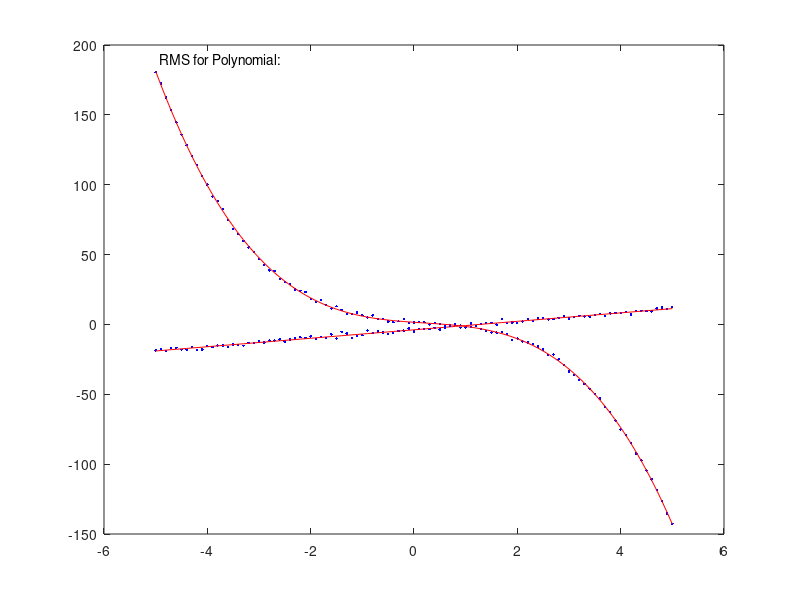

Source code (MATLAB):
%CO02 Gareth Everton

tic %Start MATLAB timer

%Exercise 3: Curve Fitting


function y = lin(x, a, b)
    y = a + b * x;
end

function [a, b] = linearCurveFit(x, y)
    N = length(x);
    if length(y) ~= N
        error("Input arrays of unequal length");
    end

    %zero - intialize variables
    sumX = 0;
    sumY = 0;
    sumXsq = 0;
    sumXY = 0;

    %calculate sums over the ranges
    for i = 1: N
        sumX =sumX + x(i);
        sumY = sumY + y(i);
        sumXsq = sumXsq + x(i).^2;
        sumXY = sumXY + (x(i) * y(i));
    end

    %create the matrix from the required sums
    matX = [N, sumX; sumX, sumXsq];
    vecY = [sumY; sumXY];

    vecA = matX\vecY; %Perform matrix back multiplation using matlab \ operator

    %assign return values from answer vector
    a = vecA(1);
    b = vecA(2);
end

%helper function to calcualte rms errors
function r = calculateRMS(y, yFit)

    rSq = 0; %zero intialize variables

    for i = 1 : length(y)
    rSq = rSq + (yFit(i) - y(i)).^2; %perform the sum squares
    end

    r = rSq.^0.5; %root the return value at the end
end


function linearFitExecution(fileID, x, y)

    %run linear fit on x and y values
    [a, b] = linearCurveFit(x, y);

    yFit = zeros(1, length(x)); %Pre allocate for memory performance

    for i = 1 : length(x)
        yFit(i) = lin(x(i), a, b); %Use helper function lin to create fitted values for the straight line
    end

    r = calculateRMS(y, yFit); %calculate final RMS

    plot(x, y, '.b'); %now plot data to visualise
    hold on;
    plot(x, yFit, 'r-')

    fprintf(fileID, '%s', ['X, Y, Y_FIT, r = ',num2str(r),', a = ',num2str(a), ', b = ',num2str(b), ',', newline]); %and write out raw Data to .csv
    for i = 1 : length(x)
        fprintf(fileID, '%s', [num2str(x(i)), ', ', num2str(y(i)), ', ', num2str(yFit(i)), newline]);
    end
end


function [x, y] = polynomialGenerator(N, m, a, e)
    if m + 1 ~= length(a)
        %error(["Incorrect number of coefficients: Polynomial of order ",num2str(m)," was specified but ",num2str(length(a))," coefficients were specified"]);
        error("Incorrect number of coefficients");
    end

    x = zeros(1, N+1); %initialize arrays for memory performance
    y = zeros(1, N+1);

    for i = 0 : N
        x(i + 1) = -5  + 10 * i / N; %Calculate our x value using linearInterpolation
        y(i + 1) = 0; %initialise y value to 0
        for j  = 1 : length(a)
            y(i + 1) = y(i +1) + a(j) * x(i + 1).^(j-1); %Sum over coefficients adding a * x ^ (j-1) to the y value
        end
        %this gives us an exact fitted polynomial

        y(i + 1) = y(i + 1) + e * randn(); % Adds noise to the final value
    end
end

function [a, yFit, r] = polynomialFit(x, y, m)
    %Want to minimise compute time for these matrices, so preallocate arrays
    n = m + 1; %Polynomial order m has n cofficients
    xSums = zeros(1, 2 * n);
    ySums = zeros(1, n);
    yFit = zeros(1,length(x));
    matX = zeros(n, n);


    for i = 1 : n
        for j = 1 : length(x) %calculate all the sums we need for the matrix MatX
            ySums(i) = ySums(i) + y(j) * x(j).^(i-1);
            xSums(i) = xSums(i) + x(j).^(i-1); %Perform xSum within one loop to reduce loop overhead and make use of AVX (hopefully - not sure if it makes a difference in MATLAB but defo does in C++)
            xSums(i + n) = xSums(i + n) + x(j).^(i-1+n);
        end
    end

    for i = 1:n
        for j = 1:n
            matX(i, j) = xSums(i+j-1); %Assign values to the elements of matX;
        end
    end

    a = matX\ySums';%Perform back multiplication on the transpose of ySums to find a, our vector of coefficients

    for i = 1 : length(x)
        for j  = 1 : n
            yFit(i) = yFit(i) + a(j) * x(i).^(j-1); %now using our vector of coefficients we calculate fitted values of y to feed into our plot
        end
    end

    plot(x, y, 'b.'); %plot to visulaise data
    hold on
    plot(x, yFit, 'r-');
    r = calculateRMS(y, yFit);
    annotation('textbox',[.2 .9 0 0],'String',["RMS for Polynomial:", r],'FitBoxToText','on')
    


end

function polynomialFitExecute(fileID)
    %function to call the above polynomial fit functions
    aReal = [1.5, -2.5, 0.7, -1.2]; %Initialise our actual aReal coefficients

    [x, y] = polynomialGenerator(100, 3, aReal, 1); % generate a polynomial with noise based on these coefficients

    [aFit, yFit, r] = polynomialFit(x, y, 3); %Run the polynomial fitting function

    %now write Data out to the .csv
    fprintf(fileID, '%s', 'X:,Y:,Y_FIT,y = ');
    for i = 1 : length(aFit)
        fprintf(fileID, '%s', [num2str(aFit(i), 3), +'x^', num2str(i-1, 1), ' ']);
    end
    fprintf(fileID, '%s', [',r = ',num2str(r, 5), newline]);
    for i = 1 : length(x)
        fprintf(fileID, '%s', [num2str(x(i), 3),', ',num2str(y(i), 3),', ',num2str(yFit(i), 3),newline]);
    end

end

%start of Main block

fileID = fopen('GE_CO02_Output.csv', 'w'); %open File for data output

data = load("linear.csv"); %Load sample input data for the linear case

x = data(:, 1); %assign the linear data to x and y variables
y = data(:, 2);

linearFitExecution(fileID, x, y); %run the function to fit the curve

%Now do polynomial fitting

polynomialFitExecute(fileID); % run the function to fit the curve

fclose(fileID);

timeVal = toc;
disp(["Time Elapsed: ", timeVal]) %Print Time Elapsed




